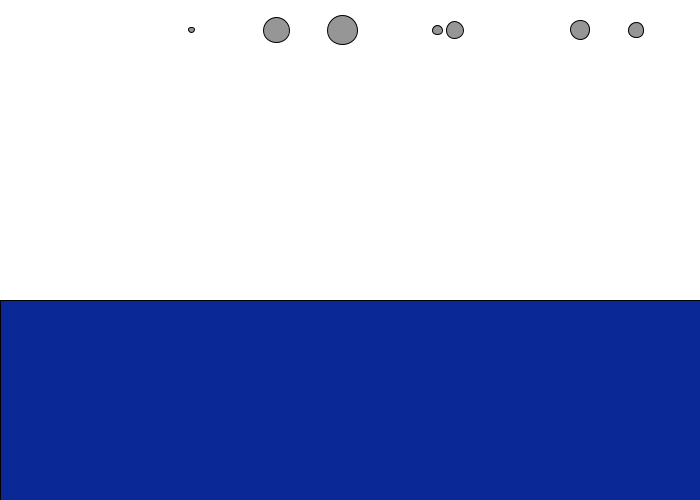
Frame 1 (no input)
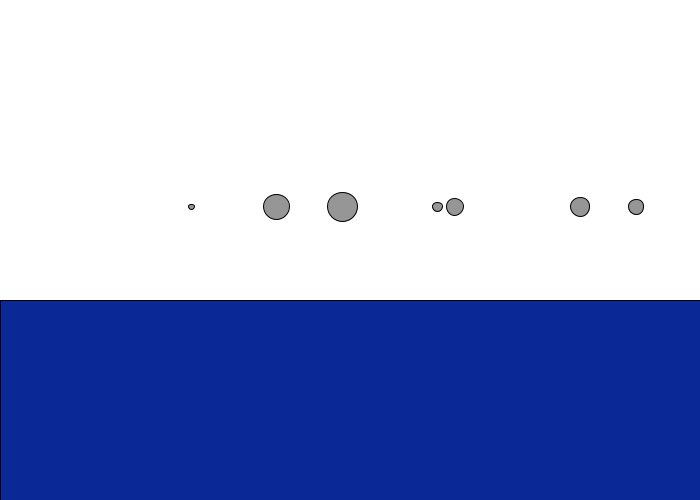
Frame 60 (the mouse pressed at the canvas centre just before this capture)
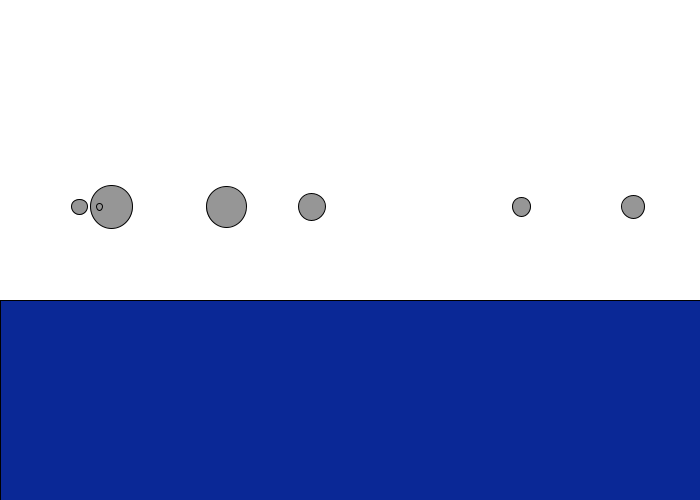
Frame 120 (the mouse held since frame 60 and released just before this capture)

The Processing sketch that drew these frames (run headless with seeded random() and noise(); from frame 60 on, the mouse is pressed at the canvas centre):

// Processing sketch: liquidDrag
// ── liquidDrag.pde
Mover[] movers;
Liquid l;

float liquidConstt = 0.05;
float[] xPos;

void setup()
{
  size(700, 500);
  movers = new Mover[8];
  l = new Liquid(0, height*0.6, width, height*0.4, liquidConstt, color(10, 40, 150));
  
  xPos = new float[movers.length];
  resetMovers();


}

void draw()
{
  background(255);
  l.display();

  for(int i = 0; i < movers.length; i++)
  {
    PVector gravity = new PVector(0, 0.1*movers[i].mass);
    movers[i].applyForce(gravity);
    movers[i].run();
    if(l.insideLiquid(movers[i]))
    {
      PVector dragForce = l.calcDrag(movers[i]);
      movers[i].applyForce(dragForce);
    }
    
  }

}

void mousePressed()
{
  resetMovers();
}

void resetMovers()
{
    for(int i = 0; i < movers.length; i++)
  {
    
    float randomPos = random(width*0.1, width *0.95);
    float randomMass = random(0.5, 5);
    movers[i] = new Mover(randomPos, 30, randomMass);
   
 
  }
}

// ── Liquid.pde
class Liquid
{
  float x, y, w, h;
  float liquidConstant;
  color colour;
  Liquid(float x_, float y_, float w_, float h_, float liquidConstant_, color colour_)
  {
    x = x_;
    y = y_;
    w = w_;
    h = h_;
    liquidConstant = liquidConstant_;
    colour = colour_;
  }
  
  void display()
  {
    fill(colour);
    rect(x, y, w, h);
  }
  
  boolean insideLiquid(Mover m)
  {
    PVector location = m.location.get();
    
    if( location.y > y && location.y < (y+h) && location.x > x && location.x < (x + w))
    {
      return true;
    }
    else 
    {
      return false;
    }  
  }
  
    
  PVector calcDrag(Mover m)
  {
    PVector drag = PVector.div(m.velocity, 1);
    float speed = drag.mag();
    float dragMagnitude = -1 * (liquidConstant * speed * speed);
    drag.normalize();
    drag.mult(dragMagnitude);
    return drag;
  }
  
  
  
}

// ── Mover.pde
class Mover
{
  PVector location;
  PVector velocity;
  PVector acceleration;
  
  float mass;
  
  
  Mover(float xPos, float yPos, float mass_)
  {
    location = new PVector(xPos, yPos);
    velocity = new PVector(0, 0);
    acceleration = new PVector(0, 0);
    mass = mass_;
  }
  
  void display()
  {
    fill(150);
    ellipse(location.x, location.y, mass * 10, mass * 10);
  }
  
  void update()
  {
    velocity.add(acceleration);
    location.add(velocity);
    acceleration.mult(0);
  }
  
  void applyForce(PVector force)
  {
    PVector f = PVector.div(force, mass);
    acceleration.add(f);
  }
  
  void checkEdges()
  {
    if(location.y > height)
    {
      velocity.y *= -1;
      location.y = height;
    }
  
  }
    
  void run()
  {
    display();
    update();
    checkEdges();
  }
  

  
  
  
}
